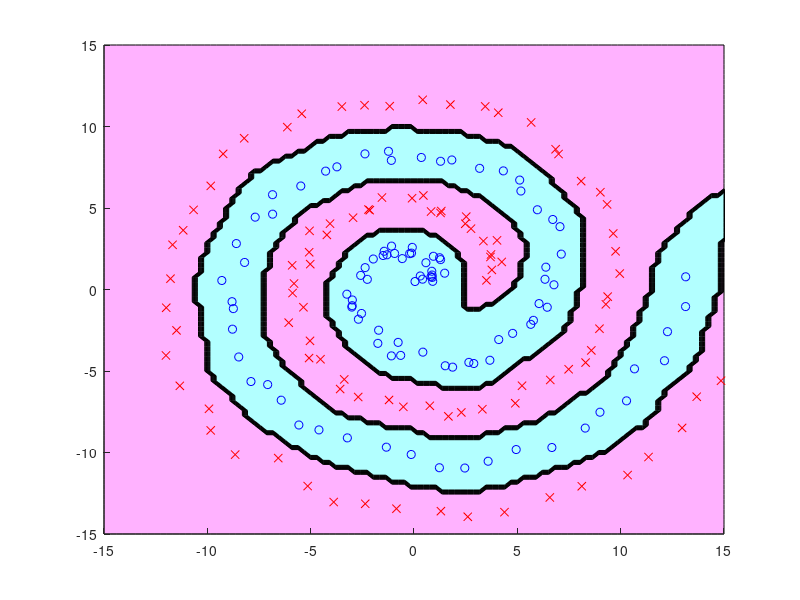

Source code (MATLAB):
n=200; a=linspace(0,4*pi,n/2);
u=[a.*cos(a) (a+pi).*cos(a)]'+rand(n,1);
v=[a.*sin(a) (a+pi).*sin(a)]'+rand(n,1);
x=[u v]; y=[ones(1,n/2) -ones(1,n/2)]';

x2=sum(x.^2,2); hh=2*1^2; l=1; 
k=exp(-(repmat(x2,1,n)+repmat(x2',n,1)-2*x*x')/hh);
A=inv(k'*k+l*eye(n))*k'; t=rand(n,1);
for o=1:1000
  z=(k*t).*y; w=z+max(0,1-z); t0=A*(w.*y);
  if norm(t-t0)<0.001, break, end
  t=t0;
end

m=100; X=linspace(-15,15,m)'; X2=X.^2;
U=exp(-(repmat(u.^2,1,m)+repmat(X2',n,1)-2*u*X')/hh);
V=exp(-(repmat(v.^2,1,m)+repmat(X2',n,1)-2*v*X')/hh);
figure(1); clf; hold on; axis([-15 15 -15 15]);
contourf(X,X,sign(V'*(U.*repmat(t,1,m))));
plot(x(y==1,1),x(y==1,2),'bo');
plot(x(y==-1,1),x(y==-1,2),'rx');
colormap([1 0.7 1; 0.7 1 1]);
